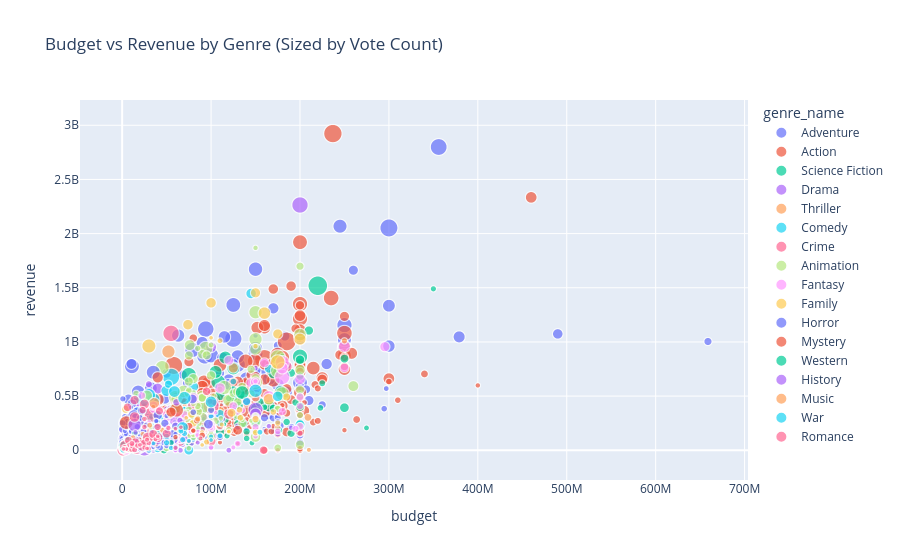

Notebook code cell kept with this figure:
### Code cell
#C. Budget vs. Revenue (Colored by Genre & Sized by Vote Count)
fig = px.scatter(
    valid_rev.merge(primary_genre_df[['movie_id', 'genre_name']], on='movie_id'),
    x='budget',
    y='revenue',
    color='genre_name',
    size='vote_count',
    hover_name='title',
    title='Budget vs Revenue by Genre (Sized by Vote Count)',
)
fig.show()

### Figure 1 — Plotly figure (JSON) as saved in the notebook; plotly's stock layout.template omitted (floating-point values rounded to 4 significant figures; data arrays with more than 128 entries replaced by an {"elided": "..."} marker saying what was removed)
{"data": [{"hovertemplate": "<b>%{hovertext}</b><br><br>genre_name=Adventure<br>budget=%{x}<br>revenue=%{y}<br>vote_count=%{marker.size}<extra></extra>", "hovertext": {"elided": "235 str values"}, "legendgroup": "Adventure", "marker": {"color": "#636efa", "size": {"elided": "235 int values"}, "sizemode": "area", "sizeref": 101.4, "symbol": "circle"}, "mode": "markers", "name": "Adventure", "showlegend": true, "type": "scattergl", "x": {"elided": "235 int values"}, "xaxis": "x", "y": {"elided": "235 int values"}, "yaxis": "y"}, {"hovertemplate": "<b>%{hovertext}</b><br><br>genre_name=Action<br>budget=%{x}<br>revenue=%{y}<br>vote_count=%{marker.size}<extra></extra>", "hovertext": {"elided": "465 str values"}, "legendgroup": "Action", "marker": {"color": "#EF553B", "size": {"elided": "465 int values"}, "sizemode": "area", "sizeref": 101.4, "symbol": "circle"}, "mode": "markers", "name": "Action", "showlegend": true, "type": "scattergl", "x": {"elided": "465 int values"}, "xaxis": "x", "y": {"elided": "465 int values"}, "yaxis": "y"}, {"hovertemplate": "<b>%{hovertext}</b><br><br>genre_name=Science Fiction<br>budget=%{x}<br>revenue=%{y}<br>vote_count=%{marker.size}<extra></extra>", "hovertext": ["The Avengers", "The Hunger Games", "Guardians of the Galaxy Vol. 2", "The Martian", "Ant-Man", "Venom", "The Hunger Games: Mockingjay - Part 1", "Eternal Sunshine of the Spotless Mind", "Gravity", "Blade Runner 2049", "Dune", "Blade Runner", "A Clockwork Orange", "X-Men: Apocalypse", "Prometheus", "The Incredible Hulk", "2001: A Space Odyssey", "Dawn of the Planet of the Apes", "The Fifth Element", "Venom: Let There Be Carnage", "Maze Runner: The Scorch Trials", "Star Trek", "District 9", "Minority Report", "Elysium", "Annihilation", "Solo: A Star Wars Story", "Predator", "Transformers: Revenge of the Fallen", "Eternals", "Twelve Monkeys", "Terminator Genisys", "The Day After Tomorrow", "The Purge", "Transformers: Age of Extinction", "Ghost in the Shell", "Guardians of the Galaxy Vol. 3", "Maze Runner: The Death Cure", "Fantastic Four: Rise of the Silver Surfer", "The Butterfly Effect", "Dune: Part Two", "Children of Men", "A Quiet Place Part II", "Ad Astra", "Teenage Mutant Ninja Turtles", "Predestination", "Jupiter Ascending", "Dark Phoenix", "Gattaca", "After Earth", "Godzilla: King of the Monsters", "Project Hail Mary", "The Matrix Resurrections", "What Happened to Monday", "Alien³", "Moon", "Hulk", "Ender's Game", "Mr. Nobody", "The 5th Wave", "Knowing", "Chronicle", "Terminator: Dark Fate", "Alien Resurrection", "Poor Things", "Gemini Man", "Transformers: Rise of the Beasts", "The Predator", "Superman", "The Adjustment Bureau", "M3GAN", "Close Encounters of the Third Kind", "Predators", "Treasure Planet", "Superman Returns", "Riddick", "Venom: The Last Dance", "Kingdom of the Planet of the Apes", "Superman", "Sunshine", "Godzilla", "The Creator", "Avatar: Fire and Ash", "Planet of the Apes", "Serenity", "Predator 2", "Battle: Los Angeles", "The New Mutants", "Mickey 17", "Moonfall", "Zathura: A Space Adventure", "The Fantastic 4: First Steps", "Jurassic World Rebirth", "The Hunger Games: The Ballad of Songbirds & Snakes", "They Live", "The Marvels", "I Origins", "Surrogates", "Self/less", "Godzilla Minus One", "Project Almanac", "K-PAX", "Tron", "Hot Tub Time Machine", "Judge Dredd", "Vivarium", "The Time Machine", "They Call Me Jeeg", "Superman II", "Æon Flux", "Primer", "Push", "Disclosure Day", "Samaritan"], "legendgroup": "Science Fiction", "marker": {"color": "#00cc96", "size": [38993, 23506, 23145, 21539, 21034, 17405, 16863, 16523, 16499, 15401, 15227, 15189, 13967, 13921, 13420, 12893, 12767, 12357, 11947, 11287, 11150, 10610, 10491, 9779, 9692, 9483, 9384, 9331, 9294, 9272, 9254, 9077, 9002, 8926, 8860, 8651, 8570, 8499, 8493, 8366, 8287, 7978, 7518, 7318, 7261, 7201, 7178, 7173, 7023, 6917, 6810, 6750, 6596, 6498, 6472, 6383, 6354, 6341, 6287, 6093, 5917, 5825, 5768, 5657, 5609, 5515, 5354, 5213, 5187, 4996, 4915, 4771, 4711, 4683, 4640, 4470, 4372, 4361, 4349, 4348, 4293, 4058, 4032, 4026, 3934, 3904, 3790, 3760, 3749, 3706, 3650, 3610, 3599, 3589, 3546, 3513, 3499, 3495, 3332, 3286, 2902, 2808, 2803, 2789, 2785, 2653, 2601, 2593, 2563, 2492, 2478, 2475, 2328, 2238], "sizemode": "area", "sizeref": 101.4, "symbol": "circle"}, "mode": "markers", "name": "Science Fiction", "showlegend": true, "type": "scattergl", "x": [220000000, 75000000, 200000000, 108000000, 130000000, 116000000, 125000000, 20000000, 105000000, 150000000, 165000000, 28000000, 2200000, 178000000, 130000000, 150000000, 12000000, 170000000, 90000000, 110000000, 61000000, 150000000, 30000000, 102000000, 115000000, 40000000, 250000000, 15000000, 200000000, 200000000, 29000000, 155000000, 125000000, 3000000, 210000000, 110000000, 250000000, 62000000, 130000000, 13000000, 190000000, 76000000, 55000000, 87500000, 125000000, 5500000, 176000000, 200000000, 36000000, 130000000, 170000000, 200000000, 190000000, 20000000, 50000000, 5000000, 137000000, 110000000, 47000000, 38000000, 50000000, 15000000, 185000000, 70000000, 35000000, 140000000, 195000000, 88000000, 225000000, 50200000, 12000000, 20000000, 40000000, 140000000, 223000000, 38000000, 120000000, 160000000, 55000000, 50000000, 130000000, 80000000, 350000000, 5800000, 39000000, 35000000, 70000000, 67000000, 118000000, 146000000, 65000000, 200000000, 180000000, 100000000, 4000000, 274800000, 1000000, 80000000, 26000000, 15000000, 12000000, 48000000, 17000000, 36000000, 90000000, 4000000, 80000000, 1900000, 54000000, 62000000, 7000, 38000000, 115000000, 100000000], "xaxis": "x", "y": [1518815515, 694000000, 863756051, 631058917, 519311965, 856085151, 755356711, 72258126, 723192705, 259239658, 410668500, 41722424, 27033812, 543934787, 403354469, 264770996, 71923560, 710644566, 263920180, 506863592, 312296056, 386839614, 210888950, 358372926, 286140700, 43070915, 392952373, 98267558, 836304167, 402064899, 168841459, 440603537, 552639571, 91266581, 1105261713, 169801921, 845550000, 288418190, 301913131, 96800000, 714844358, 70595464, 297372261, 127461872, 485004754, 4942449, 184000000, 252442974, 12532777, 243843127, 387300138, 684234722, 156497322, 27975429, 159773545, 9760104, 245360480, 125537191, 2331721, 109906372, 155446362, 145000000, 261119292, 162000000, 117607117, 173469516, 441381193, 160542134, 618723803, 127900000, 180089109, 306889114, 127233108, 109578115, 391081192, 98337295, 478937618, 397378150, 300478449, 34800000, 379014294, 104272136, 1490477656, 32589624, 38869464, 57120318, 211800000, 49169594, 133542263, 67319703, 65079104, 521858728, 869146189, 337371917, 13000000, 206136825, 481234, 122444772, 31807156, 113676322, 33200000, 50315140, 33002371, 64780213, 113493481, 488000, 123729176, 5973344, 216385706, 53321673, 545436, 49678401, 239022890, 75000000], "yaxis": "y"}, {"hovertemplate": "<b>%{hovertext}</b><br><br>genre_name=Drama<br>budget=%{x}<br>revenue=%{y}<br>vote_count=%{marker.size}<extra></extra>", "hovertext": {"elided": "424 str values"}, "legendgroup": "Drama", "marker": {"color": "#ab63fa", "size": {"elided": "424 int values"}, "sizemode": "area", "sizeref": 101.4, "symbol": "circle"}, "mode": "markers", "name": "Drama", "showlegend": true, "type": "scattergl", "x": {"elided": "424 int values"}, "xaxis": "x", "y": {"elided": "424 int values"}, "yaxis": "y"}, {"hovertemplate": "<b>%{hovertext}</b><br><br>genre_name=Thriller<br>budget=%{x}<br>revenue=%{y}<br>vote_count=%{marker.size}<extra></extra>", "hovertext": ["Pulp Fiction", "Now You See Me", "Rise of the Planet of the Apes", "Ocean's Eleven", "American Psycho", "Limitless", "The Da Vinci Code", "The Equalizer", "Oldboy", "Unbreakable", "Source Code", "Glass", "Bad Boys for Life", "10 Cloverfield Lane", "The Expendables", "Ocean's Twelve", "The Girl with the Dragon Tattoo", "Mystic River", "Angels & Demons", "Bridge of Spies", "Rear Window", "Super 8", "Mulholland Drive", "Ghost Rider", "Enemy", "Signs", "Red Sparrow", "The Invisible Man", "The Machinist", "Taken 3", "Wrath of Man", "Battleship", "Transcendence", "Greenland", "Insomnia", "Cube", "Old", "Zero Dark Thirty", "Pitch Black", "Fall", "A Simple Favor", "North by Northwest", "Planet of the Apes", "Basic Instinct", "In the Heart of the Sea", "The Handmaiden", "Fracture", "Truth or Dare", "Phone Booth", "The Talented Mr. Ripley", "Disturbia", "The Happening", "One Battle After Another", "Bad Times at the El Royale", "Under the Skin", "Eastern Promises", "Promising Young Woman", "The Number 23", "The Gift", "Coherence", "Anatomy of a Fall", "Side Effects", "Red Riding Hood", "Desperado", "Money Monster", "I Saw the Devil", "Buried", "Rope", "Abduction", "Flightplan", "The Invitation", "Dial M for Murder", "Don't Breathe 2", "Heretic", "No Escape", "Adrift", "Wake Up Dead Man: A Knives Out Mystery", "The Bank Job", "I Spit on Your Grave", "Red Eye", "Ambulance", "Cocaine Bear", "The Ghost Writer", "Traffic", "Trance", "Exam", "8MM", "Funny Games", "Deliver Us from Evil", "Contraband", "[REC]²"], "legendgroup": "Thriller", "marker": {"color": "#FFA15A", "size": [30542, 16966, 12905, 12715, 12491, 11599, 10184, 10073, 10026, 10025, 9259, 9171, 8817, 8801, 8379, 8014, 7703, 7573, 7410, 7347, 7257, 7177, 7156, 6566, 6519, 6424, 6411, 6367, 6249, 6219, 6202, 6076, 5872, 5443, 5411, 5311, 4963, 4943, 4880, 4740, 4640, 4568, 4482, 4449, 4426, 4412, 4400, 4243, 4243, 4207, 4154, 4022, 3993, 3921, 3870, 3775, 3770, 3569, 3542, 3513, 3387, 3355, 3335, 3189, 3173, 3090, 3088, 3047, 3043, 3020, 2908, 2897, 2871, 2771, 2768, 2721, 2708, 2665, 2626, 2578, 2503, 2486, 2483, 2459, 2383, 2331, 2322, 2304, 2261, 2252, 2228], "sizemode": "area", "sizeref": 101.4, "symbol": "circle"}, "mode": "markers", "name": "Thriller", "showlegend": true, "type": "scattergl", "x": [8000000, 75000000, 93000000, 85000000, 7000000, 27000000, 125000000, 55000000, 3000000, 75000000, 32000000, 20000000, 90000000, 15000000, 80000000, 110000000, 90000000, 25000000, 150000000, 40000000, 1000000, 50000000, 15000000, 110000000, 3500000, 72000000, 69000000, 7000000, 5000000, 48000000, 40000000, 209000000, 100000000, 34000000, 46000000, 257899, 18000000, 40000000, 23000000, 3000000, 20000000, 4000000, 100000000, 49000000, 100000000, 8575000, 10000000, 3500000, 13000000, 40000000, 20000000, 60000000, 175000000, 32000000, 13300000, 51500000, 10000000, 30000000, 5000000, 50000, 6600000, 30000000, 42000000, 7000000, 27000000, 6000000, 1987650, 1500000, 35000000, 55000000, 1000000, 1400000, 15000000, 10000000, 5000000, 35000000, 210000000, 20000000, 2000000, 26000000, 40000000, 32500000, 45000000, 48000000, 20000000, 600000, 40000000, 15000000, 30000000, 25000000, 5600000], "xaxis": "x", "y": [213928762, 351723989, 481800873, 450717150, 34269748, 161900000, 760006945, 192330738, 17500000, 248118121, 147332697, 246999039, 426505244, 110216998, 274470394, 362744280, 232617430, 156800000, 485930816, 165478348, 37042336, 260100000, 20289986, 228738393, 3396726, 408200000, 151572634, 144492724, 8203235, 325800000, 103966489, 303025485, 103039258, 52300000, 113714830, 8969065, 90146510, 132800000, 53187659, 17363261, 97644617, 13275000, 362211740, 352927224, 93900000, 38600000, 91354215, 95330493, 97837138, 128798265, 117760134, 163403799, 209377100, 31882724, 7229933, 56106607, 20379604, 77677553, 58978653, 139745, 36000000, 63414135, 89162162, 25405445, 93282604, 12966357, 19152480, 2200000, 82087155, 223387299, 354835, 3000000, 53785551, 51913394, 54400000, 59945012, 4000000, 64828421, 572809, 57891803, 52303589, 88314672, 60300000, 207500000, 24300000, 394717, 96618699, 7938872, 87937815, 96262212, 18469680], "yaxis": "y"}, {"hovertemplate": "<b>%{hovertext}</b><br><br>genre_name=Comedy<br>budget=%{x}<br>revenue=%{y}<br>vote_count=%{marker.size}<extra></extra>", "hovertext": {"elided": "343 str values"}, "legendgroup": "Comedy", "marker": {"color": "#19d3f3", "size": {"elided": "343 int values"}, "sizemode": "area", "sizeref": 101.4, "symbol": "circle"}, "mode": "markers", "name": "Comedy", "showlegend": true, "type": "scattergl", "x": {"elided": "343 int values"}, "xaxis": "x", "y": {"elided": "343 int values"}, "yaxis": "y"}, {"hovertemplate": "<b>%{hovertext}</b><br><br>genre_name=Crime<br>budget=%{x}<br>revenue=%{y}<br>vote_count=%{marker.size}<extra></extra>", "hovertext": ["Joker", "The Wolf of Wall Street", "Se7en", "The Silence of the Lambs", "Kingsman: The Secret Service", "Léon: The Professional", "Reservoir Dogs", "Taxi Driver", "No Country for Old Men", "The Batman", "Nightcrawler", "Zodiac", "Now You See Me 2", "Requiem for a Dream", "Three Billboards Outside Ebbing, Missouri", "Snatch", "Fargo", "Sin City", "Ocean's Eight", "22 Jump Street", "Chappie", "Heat", "Hot Fuzz", "BlacKkKlansman", "Scream", "Jack Reacher", "The Irishman", "The Accountant", "Jackie Brown", "Ocean's Thirteen", "The Godfather Part III", "Casino", "Inside Man", "The Untouchables", "The Girl on the Train", "Wind River", "The Town", "L.A. Confidential", "Panic Room", "Lord of War", "The Mule", "Hannibal", "Perfume: The Story of a Murderer", "Donnie Brasco", "Public Enemies", "Red Dragon", "Memories of Murder", "Blow", "Ace Ventura: When Nature Calls", "Changeling", "Army of the Dead", "Legend", "Chinatown", "Gangster Squad", "Gone Baby Gone", "Killers of the Flower Moon", "Demolition Man", "Falling Down", "Road to Perdition", "Primal Fear", "Sleepers", "The Bone Collector", "Natural Born Killers", "The Lincoln Lawyer", "End of Watch", "Johnny English Reborn", "Carlito's Way", "Den of Thieves", "The Taking of Pelham 1 2 3", "Dog Day Afternoon", "Nightmare Alley", "Lawless", "Good Time", "The Family", "The Call", "The Exorcism of Emily Rose", "You Were Never Really Here", "Going in Style", "A Walk Among the Tombstones", "A Time to Kill", "Trap", "The Killer", "Cold Pursuit", "Longlegs", "Dogville", "25th Hour", "Monster", "Rashomon", "Big Momma's House", "Freedom Writers", "Killing Them Softly", "All the Money in the World", "Hannibal Rising", "The Snowman", "Premium Rush", "Savages", "Boyz n the Hood", "Max Payne", "Wall Street", "The Hate U Give"], "legendgroup": "Crime", "marker": {"color": "#FF6692", "size": [28002, 26213, 23431, 18235, 17968, 16301, 15648, 13612, 13550, 12238, 11879, 11708, 11700, 11139, 11044, 10118, 9219, 8955, 8897, 8625, 8571, 8522, 8469, 8171, 8111, 7752, 7608, 7480, 7026, 6983, 6952, 6639, 6459, 6247, 6096, 5863, 5743, 5635, 5487, 5438, 5415, 5264, 5087, 4926, 4904, 4783, 4705, 4652, 4636, 4544, 4478, 4341, 4323, 4288, 4251, 4240, 4181, 4165, 4059, 4052, 3962, 3936, 3855, 3701, 3699, 3633, 3522, 3460, 3449, 3432, 3427, 3380, 3173, 3144, 3104, 3103, 3085, 3074, 3055, 3028, 2936, 2894, 2829, 2774, 2726, 2605, 2584, 2552, 2502, 2452, 2448, 2441, 2440, 2403, 2353, 2312, 2305, 2298, 2282, 2231], "sizemode": "area", "sizeref": 101.4, "symbol": "circle"}, "mode": "markers", "name": "Crime", "showlegend": true, "type": "scattergl", "x": [55000000, 100000000, 33000000, 19000000, 81000000, 16000000, 1200000, 1900000, 25000000, 185000000, 8500000, 65000000, 120000000, 4500000, 15000000, 100000000, 7000000, 40000000, 70000000, 50000000, 49000000, 60000000, 12000000, 15000000, 14000000, 60000000, 159000000, 44000000, 12000000, 85000000, 54000000, 50000000, 45000000, 25000000, 45000000, 11000000, 37000000, 35000000, 48000000, 50000000, 50000000, 87000000, 63700000, 35000000, 100000000, 78000000, 2800000, 53000000, 30000000, 55000000, 90000000, 25000000, 6000000, 60000000, 19000000, 200000000, 57000000, 25000000, 80000000, 30000000, 44000000, 73000000, 34000000, 40000000, 7000000, 45000000, 30000000, 30000000, 100000000, 1800000, 60000000, 26000000, 2000000, 30000000, 13000000, 19000000, 17000000, 25000000, 28000000, 40000000, 30000000, 175000000, 60000000, 10000000, 10000000, 5000000, 8000000, 250000, 30000000, 21000000, 15000000, 50000000, 75000000, 35000000, 35000000, 45000000, 6500000, 35000000, 15000000, 23000000], "xaxis": "x", "y": [1078958629, 407038432, 327311859, 272742922, 414351546, 20330788, 2859750, 28579636, 171627166, 772775278, 47425835, 84785914, 334897606, 7390108, 162729321, 83557872, 60611975, 158733820, 297718711, 331333876, 104399548, 187400000, 80600000, 93411426, 173046663, 218300000, 968853, 155160045, 74727492, 311312624, 136766062, 116112375, 186003591, 76270454, 173200000, 44998252, 154026136, 126216940, 197100000, 72600000, 174800000, 351692268, 135039924, 124909762, 214104620, 209196298, 26000000, 83300000, 212385533, 113400000, 190700000, 42972994, 30000000, 105200000, 34600000, 158722599, 159055768, 40903593, 181001478, 102616183, 165600000, 151493655, 50283563, 85412898, 55078146, 160078586, 63848322, 80509622, 150166126, 56665856, 39629195, 55404207, 3283369, 36894225, 68572378, 145166804, 9400000, 84618541, 58834384, 152266007, 83677281, 362113, 76419755, 127961936, 16690617, 23932055, 58469210, 117668, 173959438, 43095175, 37930465, 56996304, 82169884, 43203413, 31100000, 82966152, 57504069, 85416905, 43900000, 34934009], "yaxis": "y"}, {"hovertemplate": "<b>%{hovertext}</b><br><br>genre_name=Animation<br>budget=%{x}<br>revenue=%{y}<br>vote_count=%{marker.size}<extra></extra>", "hovertext": {"elided": "130 str values"}, "legendgroup": "Animation", "marker": {"color": "#B6E880", "size": {"elided": "130 int values"}, "sizemode": "area", "sizeref": 101.4, "symbol": "circle"}, "mode": "markers", "name": "Animation", "showlegend": true, "type": "scattergl", "x": {"elided": "130 int values"}, "xaxis": "x", "y": {"elided": "130 int values"}, "yaxis": "y"}, {"hovertemplate": "<b>%{hovertext}</b><br><br>genre_name=Fantasy<br>budget=%{x}<br>revenue=%{y}<br>vote_count=%{marker.size}<extra></extra>", "hovertext": ["Doctor Strange", "Fantastic Beasts and Where to Find Them", "The Green Mile", "How to Train Your Dragon", "Twilight", "The Hobbit: The Desolation of Smaug", "Edward Scissorhands", "Maleficent", "Donnie Darko", "Bruce Almighty", "Pan's Labyrinth", "Fantastic Beasts: The Crimes of Grindelwald", "Howl's Moving Castle", "Night at the Museum", "How to Train Your Dragon 2", "Doctor Strange in the Multiverse of Madness", "The Nightmare Before Christmas", "Hancock", "Shrek the Third", "The Twilight Saga: Breaking Dawn - Part 2", "My Neighbor Totoro", "Thor: Love and Thunder", "Batman", "Beetlejuice", "Constantine", "Snow White and the Seven Dwarfs", "Midnight in Paris", "The Mummy", "Hellboy", "Sleepy Hollow", "Hansel & Gretel: Witch Hunters", "Gremlins", "Oz the Great and Powerful", "Underworld", "The Legend of Tarzan", "Who Framed Roger Rabbit", "Jungle Cruise", "Ghost", "Meet Joe Black", "Hellboy II: The Golden Army", "The Dark Tower", "Sleeping Beauty", "Daredevil", "The Illusionist", "The Sorcerer's Apprentice", "Blade II", "Jack the Giant Slayer", "Ghostbusters: Afterlife", "Fantastic Beasts: The Secrets of Dumbledore", "The Lovely Bones", "Casper", "The Mortal Instruments: City of Bones", "Evan Almighty", "The Crow", "Wrath of the Titans", "The League of Extraordinary Gentlemen", "Into the Woods", "Underworld: Evolution", "Underworld: Awakening", "R.I.P.D.", "Home", "Big", "Underworld: Rise of the Lycans", "Underworld: Blood Wars", "Hellboy", "A Monster Calls", "Army of Darkness", "Mary Poppins Returns", "Eragon", "The Seventh Seal", "Hocus Pocus", "Nanny McPhee", "The Secret World of Arrietty", "Babe", "KPop Demon Hunters", "Last Action Hero", "Bedtime Stories", "How to Train Your Dragon", "Beautiful Creatures", "Dogma", "Pan", "Damsel", "Immortals", "The Rescuers", "The Flintstones", "Chaos Walking", "The Smurfs 2", "The Santa Clause", "Ghostbusters: Frozen Empire"], "legendgroup": "Fantasy", "marker": {"color": "#FF97FF", "size": [23637, 19834, 19533, 14552, 14534, 14392, 13908, 13837, 13572, 11607, 11601, 11567, 11257, 11073, 10572, 10561, 10456, 10363, 9896, 9441, 8945, 8741, 8677, 8551, 8362, 8052, 7806, 7724, 7527, 7469, 7169, 7062, 6869, 6689, 6573, 6262, 6239, 6122, 5849, 5676, 5599, 5530, 5528, 5395, 5329, 5308, 5305, 5239, 5168, 5015, 4981, 4674, 4615, 4600, 4555, 4457, 4446, 4437, 4409, 4338, 4276, 4102, 3997, 3974, 3754, 3603, 3594, 3493, 3493, 3398, 3339, 3255, 3227, 3169, 3055, 3051, 3009, 3008, 2956, 2909, 2874, 2863, 2854, 2707, 2652, 2641, 2390, 2334, 2228], "sizemode": "area", "sizeref": 101.4, "symbol": "circle"}, "mode": "markers", "name": "Fantasy", "showlegend": true, "type": "scattergl", "x": [180000000, 180000000, 60000000, 165000000, 37000000, 250000000, 20000000, 180000000, 4500000, 80000000, 19000000, 200000000, 24000000, 110000000, 145000000, 295400000, 18000000, 150000000, 160000000, 120000000, 3700000, 250000000, 35000000, 15000000, 100000000, 1488423, 17000000, 125000000, 66000000, 100000000, 50000000, 11000000, 200000000, 22000000, 180000000, 70000000, 200000000, 22000000, 90000000, 85000000, 60000000, 6000000, 78000000, 16500000, 150000000, 54000000, 195000000, 75000000, 200000000, 65000000, 50000000, 60000000, 175000000, 23000000, 150000000, 78000000, 50000000, 50000000, 70000000, 130000000, 135000000, 18000000, 35000000, 35000000, 50000000, 43000000, 11000000, 130000000, 100000000, 150000, 28000000, 25000000, 23000000, 30000000, 100000000, 85000000, 80000000, 150000000, 60000000, 10000000, 150000000, 60000000, 75000000, 7500000, 46000000, 125000000, 105000000, 22000000, 100000000], "xaxis": "x", "y": [676343174, 809342332, 286801374, 495141736, 393616788, 958400000, 86024005, 758539785, 7500000, 484592874, 83258226, 654900000, 236049757, 574480841, 621537519, 955775804, 75634409, 629400000, 808310187, 829747654, 41000000, 760928081, 411348924, 84554197, 230900000, 184925486, 151119219, 409231607, 99318987, 206071526, 226349749, 153083102, 491868548, 95708457, 356743061, 329800000, 220889446, 505000000, 142940100, 160388063, 113231078, 51600000, 179179718, 87892388, 215300000, 155010032, 197700000, 204445747, 407200000, 93600000, 287928194, 95396573, 174440724, 93722164, 301970083, 179265204, 212902372, 111476513, 160112671, 61600000, 368871007, 151927281, 92158961, 81093313, 55065289, 47309313, 21502976, 348807090, 250425512, 311212, 51663767, 123276807, 149660003, 254100000, 24619953, 137298489, 212874864, 636351148, 60052138, 33535478, 128388320, 5000, 226904017, 169015869, 341631208, 26508132, 347434178, 189833357, 201967521], "yaxis": "y"}, {"hovertemplate": "<b>%{hovertext}</b><br><br>genre_name=Family<br>budget=%{x}<br>revenue=%{y}<br>vote_count=%{marker.size}<extra></extra>", "hovertext": ["Coco", "Toy Story", "Beauty and the Beast", "Alice in Wonderland", "Wreck-It Ralph", "Minions", "The Super Mario Bros. Movie", "Toy Story 4", "Frozen II", "How the Grinch Stole Christmas", "Wonder", "Cinderella", "The Jungle Book", "Maleficent: Mistress of Evil", "Space Jam", "The Wild Robot", "Bee Movie", "Stuart Little", "Dumbo", "Penguins of Madagascar", "Space Jam: A New Legacy", "The Road to El Dorado", "Willy Wonka & the Chocolate Factory", "Dolittle", "Asterix & Obelix: Mission Cleopatra", "Spy Kids", "101 Dalmatians", "The Super Mario Galaxy Movie", "Mr. Bean's Holiday", "A Minecraft Movie", "Jingle All the Way", "The Spiderwick Chronicles", "August Rush", "ParaNorman", "The Land Before Time", "Bean", "Gulliver's Travels", "Stuart Little 2", "The Addams Family", "Spy Kids 3-D: Game Over", "Spy Kids 2: The Island of Lost Dreams", "Trolls World Tour", "Migration", "The Nutcracker and the Four Realms", "Lilo & Stitch"], "legendgroup": "Family", "marker": {"color": "#FECB52", "size": [21191, 20254, 16093, 14941, 13198, 11204, 10965, 10811, 10378, 8370, 8327, 7222, 6725, 6557, 6485, 6366, 5354, 4708, 4553, 4534, 4255, 4171, 4004, 3925, 3807, 3758, 3684, 3343, 3171, 3170, 2993, 2914, 2856, 2824, 2785, 2633, 2586, 2566, 2516, 2399, 2372, 2292, 2287, 2257, 2228], "sizemode": "area", "sizeref": 101.4, "symbol": "circle"}, "mode": "markers", "name": "Family", "showlegend": true, "type": "scattergl", "x": [175000000, 30000000, 160000000, 200000000, 165000000, 74000000, 100000000, 175000000, 150000000, 123000000, 20000000, 2900000, 4000000, 185000000, 80000000, 78000000, 150000000, 133000000, 170000000, 132000000, 150000000, 95000000, 3000000, 175000000, 58500000, 35000000, 54000000, 110000000, 25000000, 150000000, 60000000, 90000000, 25000000, 60000000, 12500000, 18000000, 112000000, 120000000, 40000000, 38000000, 38000000, 90000000, 72000000, 120000000, 100000000], "xaxis": "x", "y": [814641172, 962301978, 1266115964, 1025467110, 471222889, 1159457503, 1360879735, 1073841394, 1453683476, 345800000, 315025930, 263600000, 378000000, 491730089, 250200000, 331982078, 287594577, 300135367, 353284621, 373515621, 163692228, 76400000, 2361799, 251410631, 131116046, 147934180, 320689294, 1011157101, 232225908, 960387780, 129832389, 164200000, 66122026, 107307220, 84704291, 251212670, 237382724, 169956806, 204394183, 197101678, 119723358, 49276818, 298776052, 173961069, 1038027526], "yaxis": "y"}, {"hovertemplate": "<b>%{hovertext}</b><br><br>genre_name=Horror<br>budget=%{x}<br>revenue=%{y}<br>vote_count=%{marker.size}<extra></extra>", "hovertext": {"elided": "212 str values"}, "legendgroup": "Horror", "marker": {"color": "#636efa", "size": {"elided": "212 int values"}, "sizemode": "area", "sizeref": 101.4, "symbol": "circle"}, "mode": "markers", "name": "Horror", "showlegend": true, "type": "scattergl", "x": {"elided": "212 int values"}, "xaxis": "x", "y": {"elided": "212 int values"}, "yaxis": "y"}, {"hovertemplate": "<b>%{hovertext}</b><br><br>genre_name=Mystery<br>budget=%{x}<br>revenue=%{y}<br>vote_count=%{marker.size}<extra></extra>", "hovertext": ["Gone Girl", "Get Out", "Memento", "The Sixth Sense", "Murder on the Orient Express", "Watchmen", "Nerve", "Inferno", "Vertigo", "Game Night", "Citizen Kane", "Paper Towns", "Scooby-Doo", "Vanilla Sky", "Identity", "Death on the Nile", "Secret Window", "Blue Velvet", "The Ninth Gate", "Dark City", "Eagle Eye", "Don't Worry Darling", "Scooby-Doo 2: Monsters Unleashed", "A Haunting in Venice", "The Secret in Their Eyes", "The Housemaid", "Pi", "The Crazies"], "legendgroup": "Mystery", "marker": {"color": "#EF553B", "size": [20167, 19109, 16498, 13060, 10636, 10132, 7063, 6715, 6416, 6379, 6132, 5203, 4834, 4742, 4450, 4284, 3983, 3880, 3399, 3268, 3172, 3006, 2947, 2909, 2906, 2789, 2533, 2324], "sizemode": "area", "sizeref": 101.4, "symbol": "circle"}, "mode": "markers", "name": "Mystery", "showlegend": true, "type": "scattergl", "x": [61000000, 4500000, 9000000, 40000000, 55000000, 130000000, 19000000, 75000000, 2479000, 37000000, 839727, 12000000, 84000000, 68000000, 28000000, 90000000, 40000000, 6000000, 38000000, 27000000, 80000000, 35000000, 80000000, 60000000, 2000000, 35000000, 60000, 20000000], "xaxis": "x", "y": [370890259, 255407969, 40060108, 672800000, 352800000, 185258983, 85241496, 220021259, 7808900, 117501013, 23218000, 85500000, 275650703, 203388341, 90259536, 137307235, 92900000, 8636706, 58401898, 27200000, 178800000, 86700000, 181466833, 121400000, 33965843, 399644671, 3221152, 54956140], "yaxis": "y"}, {"hovertemplate": "<b>%{hovertext}</b><br><br>genre_name=Western<br>budget=%{x}<br>revenue=%{y}<br>vote_count=%{marker.size}<extra></extra>", "hovertext": ["The Revenant", "The Good, the Bad and the Ugly", "Unforgiven", "Hell or High Water", "A Fistful of Dollars", "For a Few Dollars More", "3:10 to Yuma", "Butch Cassidy and the Sundance Kid", "Tombstone"], "legendgroup": "Western", "marker": {"color": "#00cc96", "size": [19513, 9801, 5029, 4933, 4781, 4535, 4109, 2504, 2503], "sizemode": "area", "sizeref": 101.4, "symbol": "circle"}, "mode": "markers", "name": "Western", "showlegend": true, "type": "scattergl", "x": [135000000, 1200000, 14400000, 12000000, 200000, 600000, 55000000, 6000000, 25000000], "xaxis": "x", "y": [532950503, 38900000, 159157447, 37600000, 14500000, 15000000, 70000000, 102308889, 73205065], "yaxis": "y"}, {"hovertemplate": "<b>%{hovertext}</b><br><br>genre_name=History<br>budget=%{x}<br>revenue=%{y}<br>vote_count=%{marker.size}<extra></extra>", "hovertext": ["The Imitation Game", "The Favourite", "First Man", "Les Misérables", "Lincoln", "The Last of the Mohicans", "The Walk", "Ben-Hur", "Napoleon", "Milk", "Spartacus", "Selma"], "legendgroup": "History", "marker": {"color": "#ab63fa", "size": [18243, 5974, 5732, 5630, 4096, 3487, 3418, 3197, 3178, 2459, 2420, 2341], "sizemode": "area", "sizeref": 101.4, "symbol": "circle"}, "mode": "markers", "name": "History", "showlegend": true, "type": "scattergl", "x": [14000000, 15000000, 70000000, 61000000, 65000000, 40000000, 35000000, 15000000, 165000000, 20000000, 12000000, 20000000], "xaxis": "x", "y": [233555708, 95918706, 105713218, 442636309, 275300000, 75505856, 61181942, 164000000, 222435664, 54600000, 60000000, 66787908], "yaxis": "y"}, {"hovertemplate": "<b>%{hovertext}</b><br><br>genre_name=Music<br>budget=%{x}<br>revenue=%{y}<br>vote_count=%{marker.size}<extra></extra>", "hovertext": ["Bohemian Rhapsody", "A Star Is Born", "Rocketman", "The Blues Brothers", "Elvis", "Step Up", "Michael", "Sister Act", "Pitch Perfect 3", "Step Up 2: The Streets"], "legendgroup": "Music", "marker": {"color": "#FFA15A", "size": [17898, 12298, 5038, 4611, 3950, 3941, 3846, 3486, 3477, 2442], "sizemode": "area", "sizeref": 101.4, "symbol": "circle"}, "mode": "markers", "name": "Music", "showlegend": true, "type": "scattergl", "x": [52000000, 36000000, 40000000, 27000000, 85000000, 12000000, 250000000, 31000000, 45000000, 23000000], "xaxis": "x", "y": [910813521, 436388866, 167300000, 115229890, 288670284, 114197742, 1010218278, 231605150, 185400345, 150988382], "yaxis": "y"}, {"hovertemplate": "<b>%{hovertext}</b><br><br>genre_name=War<br>budget=%{x}<br>revenue=%{y}<br>vote_count=%{marker.size}<extra></extra>", "hovertext": ["Dunkirk", "Saving Private Ryan", "American Sniper", "1917", "Fury", "Troy", "Pearl Harbor", "Lone Survivor", "Civil War", "Enemy at the Gates", "13 Hours: The Secret Soldiers of Benghazi", "The Monuments Men", "War Horse", "Alexander", "Paths of Glory", "Guy Ritchie's The Covenant", "12 Strong", "Midway", "Tears of the Sun", "Green Zone"], "legendgroup": "War", "marker": {"color": "#19d3f3", "size": [17752, 17521, 13770, 13716, 13085, 11304, 7093, 4817, 4438, 4115, 4009, 3854, 3734, 3559, 3326, 3266, 3227, 2763, 2669, 2416], "sizemode": "area", "sizeref": 101.4, "symbol": "circle"}, "mode": "markers", "name": "War", "showlegend": true, "type": "scattergl", "x": [150000000, 70000000, 58800000, 100000000, 68000000, 175000000, 140000000, 40000000, 50000000, 68000000, 50000000, 70000000, 66000000, 155000000, 935000, 55000000, 35000000, 100000000, 75000000, 100000000], "xaxis": "x", "y": [549136737, 481840909, 542300000, 446064352, 211817906, 497409852, 449220945, 149295601, 126542249, 96976270, 69411370, 154984035, 177584879, 167298192, 1200000, 21948551, 67450815, 127400000, 86500000, 94882889], "yaxis": "y"}, {"hovertemplate": "<b>%{hovertext}</b><br><br>genre_name=Romance<br>budget=%{x}<br>revenue=%{y}<br>vote_count=%{marker.size}<extra></extra>", "hovertext": ["Her", "Call Me by Your Name", "The Notebook", "The Fault in Our Stars", "Beauty and the Beast", "Corpse Bride", "Pretty Woman", "Groundhog Day", "Friends with Benefits", "Focus", "Grease", "Cinderella", "The Age of Adaline", "Notting Hill", "Five Feet Apart", "Bram Stoker's Dracula", "There's Something About Mary", "Blue Is the Warmest Color", "The DUFF", "What's Eating Gilbert Grape", "Carol", "Midnight Sun", "Flipped", "Brooklyn", "Shakespeare in Love", "Anyone but You", "The Next Three Days", "The Lake House", "Beastly", "The Break-Up", "Punch-Drunk Love", "Before Midnight", "Upside Down", "The Space Between Us", "Sing Street", "Ghosts of Girlfriends Past", "Cinderella Man", "Safe Haven", "She's Out of My League", "Pride and Prejudice and Zombies", "Every Day", "Roman Holiday", "Entrapment", "Two Weeks Notice", "Julie & Julia"], "legendgroup": "Romance", "marker": {"color": "#FF6692", "size": [15460, 12861, 12711, 11629, 10786, 10312, 9076, 9028, 8457, 8349, 7739, 7468, 7145, 6803, 5964, 5844, 5426, 4894, 4488, 4340, 3989, 3566, 3368, 3291, 3247, 3151, 3145, 3025, 2885, 2872, 2802, 2746, 2637, 2572, 2478, 2462, 2453, 2445, 2377, 2336, 2305, 2301, 2268, 2242, 2235], "sizemode": "area", "sizeref": 101.4, "symbol": "circle"}, "mode": "markers", "name": "Romance", "showlegend": true, "type": "scattergl", "x": [23000000, 3500000, 29000000, 14000000, 25000000, 40000000, 14000000, 14600000, 35000000, 50100000, 6000000, 95000000, 25000000, 42000000, 7000000, 40000000, 23000000, 4300000, 8500000, 11000000, 11800000, 2800000, 14000000, 11000000, 25000000, 25000000, 30000000, 40000000, 17000000, 52000000, 25000000, 3000000, 60000000, 30000000, 4000000, 37500000, 88000000, 28000000, 20000000, 28000000, 4900000, 1500000, 66000000, 60000000, 40000000], "xaxis": "x", "y": [47351251, 43143046, 115600000, 307166834, 424967620, 118133252, 463406268, 71108778, 149500000, 153962963, 396271103, 543514353, 65663276, 363889678, 92600000, 215862692, 369900000, 19796489, 43528634, 10000000, 40272135, 27365467, 4324817, 62076141, 289317794, 214891370, 67448651, 114830111, 43200000, 205700000, 24665649, 11176469, 22187813, 14793385, 13624522, 102366815, 108539911, 97600000, 49800000, 16457494, 10400000, 12000000, 212404400, 199043242, 129500000], "yaxis": "y"}], "layout": {"legend": {"itemsizing": "constant", "title": {"text": "genre_name"}, "tracegroupgap": 0}, "title": {"text": "Budget vs Revenue by Genre (Sized by Vote Count)"}, "xaxis": {"anchor": "y", "domain": [0, 1], "title": {"text": "budget"}}, "yaxis": {"anchor": "x", "domain": [0, 1], "title": {"text": "revenue"}}}}
